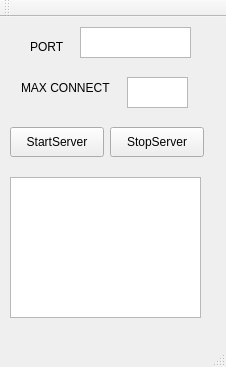
<?xml version="1.0" encoding="UTF-8"?>
<ui version="4.0">
 <class>MainWindow</class>
 <widget class="QMainWindow" name="MainWindow">
  <property name="geometry">
   <rect>
    <x>0</x>
    <y>0</y>
    <width>226</width>
    <height>367</height>
   </rect>
  </property>
  <property name="windowTitle">
   <string>MainWindow</string>
  </property>
  <widget class="QWidget" name="centralWidget">
   <widget class="QLabel" name="label">
    <property name="geometry">
     <rect>
      <x>30</x>
      <y>20</y>
      <width>41</width>
      <height>20</height>
     </rect>
    </property>
    <property name="text">
     <string>PORT</string>
    </property>
   </widget>
   <widget class="QLabel" name="label_2">
    <property name="geometry">
     <rect>
      <x>21</x>
      <y>61</y>
      <width>100</width>
      <height>20</height>
     </rect>
    </property>
    <property name="text">
     <string>MAX CONNECT</string>
    </property>
   </widget>
   <widget class="QTextEdit" name="textEdit_2">
    <property name="geometry">
     <rect>
      <x>127</x>
      <y>60</y>
      <width>61</width>
      <height>31</height>
     </rect>
    </property>
   </widget>
   <widget class="QPushButton" name="pushButton">
    <property name="geometry">
     <rect>
      <x>10</x>
      <y>110</y>
      <width>94</width>
      <height>30</height>
     </rect>
    </property>
    <property name="text">
     <string>StartServer</string>
    </property>
   </widget>
   <widget class="QListView" name="listView">
    <property name="geometry">
     <rect>
      <x>10</x>
      <y>160</y>
      <width>191</width>
      <height>141</height>
     </rect>
    </property>
   </widget>
   <widget class="QTextEdit" name="textEdit">
    <property name="geometry">
     <rect>
      <x>80</x>
      <y>10</y>
      <width>111</width>
      <height>31</height>
     </rect>
    </property>
   </widget>
   <widget class="QPushButton" name="pushButton_2">
    <property name="geometry">
     <rect>
      <x>110</x>
      <y>110</y>
      <width>94</width>
      <height>30</height>
     </rect>
    </property>
    <property name="text">
     <string>StopServer</string>
    </property>
   </widget>
   <zorder>label</zorder>
   <zorder>label_2</zorder>
   <zorder>textEdit_2</zorder>
   <zorder>textEdit</zorder>
   <zorder>pushButton</zorder>
   <zorder>listView</zorder>
   <zorder>pushButton_2</zorder>
  </widget>
  <widget class="QMenuBar" name="menuBar">
   <property name="geometry">
    <rect>
     <x>0</x>
     <y>0</y>
     <width>226</width>
     <height>26</height>
    </rect>
   </property>
  </widget>
  <widget class="QToolBar" name="mainToolBar">
   <attribute name="toolBarArea">
    <enum>TopToolBarArea</enum>
   </attribute>
   <attribute name="toolBarBreak">
    <bool>false</bool>
   </attribute>
  </widget>
  <widget class="QStatusBar" name="statusBar"/>
 </widget>
 <layoutdefault spacing="6" margin="11"/>
 <resources/>
 <connections/>
</ui>
